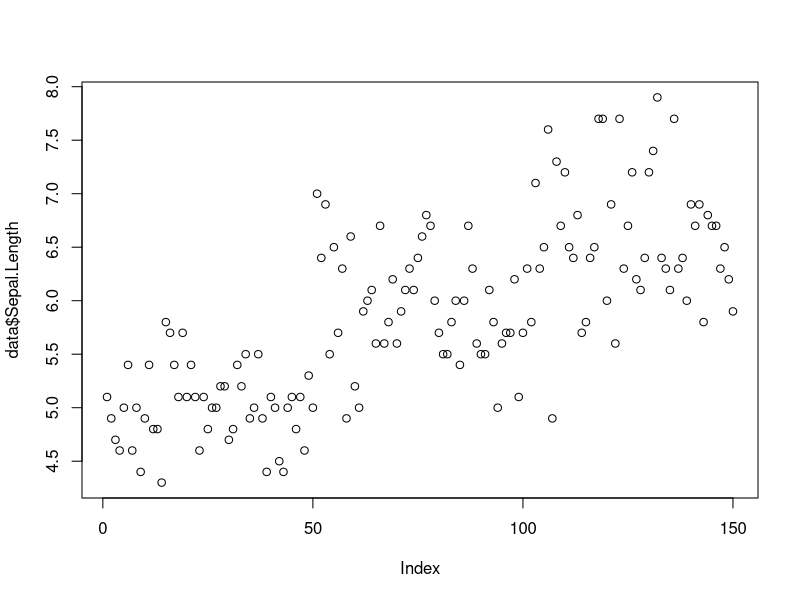
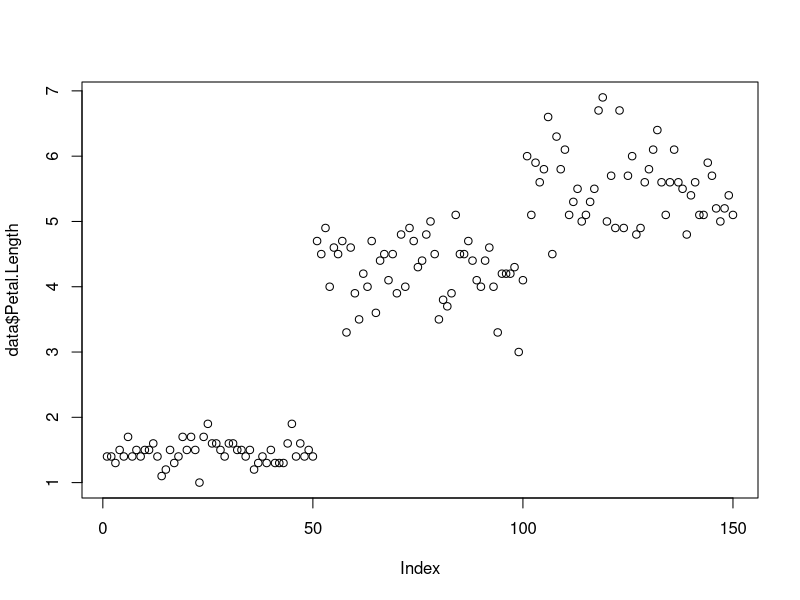

The R script that drew these images, in order:
"hello world"

a <- 1  #a 변수에 1값 저장 
a
x1 <- "ubion"
x2 <- 25
x3 <- 1

str(x1)  ## str = structure
str(x2)
str(x3)
x3 <-as.factor(x3)
str(x3)

x4 <- 12.25
str(x4)
x4 <- as.integer(x4)
str(x4)

# chr = characters
# num = numeric
# int = integer 정수 


data <- iris
str(data)

# data.frame : 엑셀 형태의 데이터 (표)
# 150 obs :  150개의 관측치
# 5 variables : 5개의 변수 
# as factor : 어떤 변수를 집단 변수로 정의 
# ex) iris 의 종류 (집단) 3개를 setosa, versicolor, virginica 로 나눔

data$Sepal.Length        ## <- 어떤 데이터 안에 넣은 것을 볼 때 '$'로 확인한다. 

data$Sepal.Length <- as.integer(data$Sepal.Length)
data$Sepal.Length
str(data)
summary(data)
data$Species <-as.factor(data$Species) 
str(data)

#a <- lm(Sepal.Length~., data = data)
#a$


setosa <- data[data$Species == "setosa",]
versicolor <- data[data$Species == "versicolor",]
virginica <- data[data$Species == "virginica",]
str(setosa)
str(versicolor)
str(virginica)

mean(setosa$Sepal.Length)
mean(versicolor$Sepal.Length)
mean(virginica$Sepal.Length)

summary(iris)

data <- iris
data2 <- data

getwd()
setwd('/Users/hsy/Documents/디지털 마케팅 과제')
write.csv(iris,'iris.csv')
setwd("/Users/hsy/Desktop/bigdata marketing/R_exercise")
write.csv(iris,'iris.csv')
getwd()

# getwd() : 현재 작업 디렉토리 확인 
# setwd("폴더경로") : 작업 디렉토리 설정 

install.packages("psych", binary = T, dependencies = T)
library(psych)
describe(data)  
# describe : psych 패키지의 함수로, summary 보다 더 자세하게 데이터를 보여줌 

describe(setosa)
describe(versicolor)
describe(virginica)
plot(data$Sepal.Length)
plot(data$Petal.Length)


help(iris)

x4 <- as.factor(x4)
